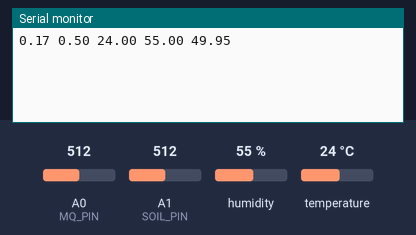
Simulated run of this sketch. Board: Arduino Uno, built with avr-gcc and run on an emulated ATmega328P. On the bench: the last lines printed to the serial monitor. Inputs (shaded band) come from the test bench; at power-on: humidity 55 %, A0 (MQ_PIN) = 512, A1 (SOIL_PIN) = 512, temperature 24 °C.

Above: at 11.2 s.
11.3 s: humidity set to 22 %
At 15.7 s:
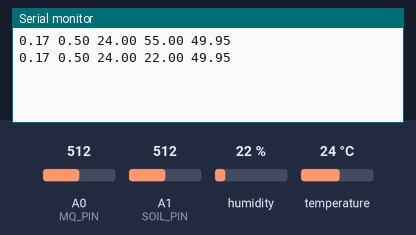
16.3 s: A0 (MQ_PIN) set to 716
At 20.4 s:
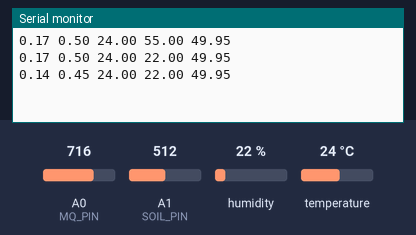
21.3 s: A1 (SOIL_PIN) set to 716
At 26.0 s:
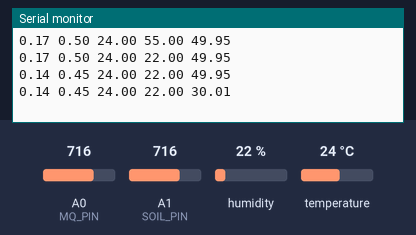
26.3 s: temperature set to 12 °C
At 31.0 s:
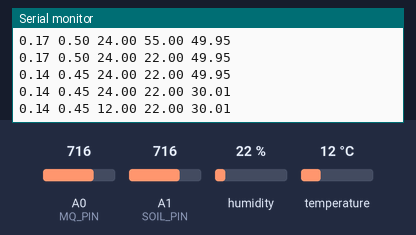
31.3 s: A0 (MQ_PIN) set to 992
At 35.9 s:
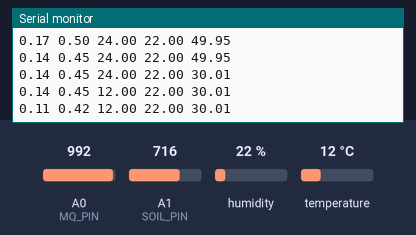
36.3 s: A1 (SOIL_PIN) set to 992
At 40.6 s:
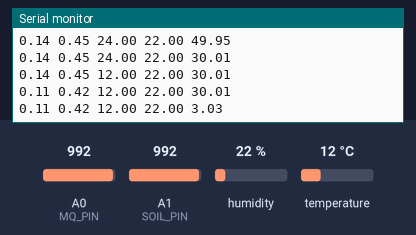
Timing chart, 0 to 42.1 s (numbered marks = the images above; inputs shaded):
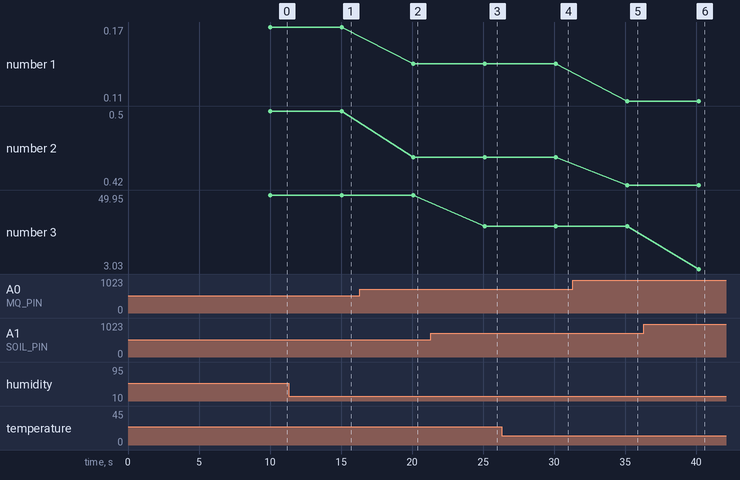

The sketch:

sketch_feb28a.ino
```cpp
#include <DHT.h>

#define DHTPIN 2            // Digital pin connected to the DHT sensor
#define DHTTYPE DHT11       // DHT 11

DHT dht(DHTPIN, DHTTYPE);

const int MQ_PIN = A0;      // Analog pin connected to MQ2 sensor
const int SOIL_PIN = A1;    // Analog pin connected to soil moisture sensor

const float METHANE_RL = 10.0;    // MQ2 sensor resistance at 10000ppm of methane
const float METHANE_RO = 9.8;     // MQ2 sensor resistance in clean air
const float METHANE_SLOPE = 1.8;  // Slope of the methane curve
const float METHANE_INTERCEPT = -0.2; // Intercept of the methane curve

const float HYDROGEN_RL = 9.9;    // MQ2 sensor resistance at 10000ppm of hydrogen
const float HYDROGEN_RO = 10.2;   // MQ2 sensor resistance in clean air
const float HYDROGEN_SLOPE = 1.2; // Slope of the hydrogen curve
const float HYDROGEN_INTERCEPT = -0.5; // Intercept of the hydrogen curve

void setup() {
  // Initialize serial communication
  Serial.begin(9600);
  dht.begin();
  delay(10000);
}

void loop() {
  // Read sensor values
  int sensorValue = analogRead(MQ_PIN);
  int soilMoistureValue = analogRead(SOIL_PIN);
  float moisture;
  moisture = (100 - ((soilMoistureValue / 1023.00) * 100));

  // Convert sensor value to voltage
  float voltage = sensorValue * (5.0 / 1023.0);

  float methane_ppm = calculateGasConcentration(sensorValue, METHANE_RL, METHANE_RO, METHANE_SLOPE, METHANE_INTERCEPT);
  float hydrogen_ppm = calculateGasConcentration(sensorValue, HYDROGEN_RL, HYDROGEN_RO, HYDROGEN_SLOPE, HYDROGEN_INTERCEPT);

  // Read temperature and humidity from DHT11 sensor
  float temperature = dht.readTemperature();
  float humidity = dht.readHumidity();

  Serial.print(methane_ppm);
  Serial.print(" ");
  Serial.print(hydrogen_ppm);
  Serial.print(" ");
  // Serial.print(" Temp: ");
  Serial.print(temperature);
  Serial.print(" ");
  Serial.print(humidity);
  Serial.print(" ");
  Serial.println(moisture);

  // if (soilMoistureValue >= 0 && soilMoistureValue <= 1023) {
  //   Serial.print(" Moist: ");

  //   Serial.println("%");
  // }
  // else {
  //   Serial.println("Failed to read data from soil moisture sensor");
  // }

  // Wait for some time before taking the next reading
  delay(5000);
}


float calculateGasConcentration(int adc_value, float RL, float RO, float slope, float intercept) {
  float Rs = (1023.0 / adc_value) - 1.0;
  float ratio = Rs / RO;
  float gas_ppm = (ratio - intercept) / slope;
  return gas_ppm;
}
```

Measured:
- after the input at 11.3 s, the serial monitor: prints a new line after 3.7 s (image 1)
- after the input at 16.3 s, the serial monitor: prints a new line after 3.8 s (image 2)
- after the input at 21.3 s, the serial monitor: prints a new line after 3.8 s (image 3)
- after the input at 26.3 s, the serial monitor: prints a new line after 3.8 s (image 4)
- after the input at 31.3 s, the serial monitor: prints a new line after 3.9 s (image 5)
- after the input at 36.3 s, the serial monitor: prints a new line after 3.9 s (image 6)
- plotted number 1: 0.17 → 0.14 after the input at 16.3 s, 0.14 → 0.11 after the input at 31.3 s
- plotted number 2: 0.5 → 0.45 after the input at 16.3 s, 0.45 → 0.42 after the input at 31.3 s
